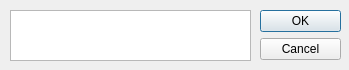
<?xml version="1.0" encoding="UTF-8"?>
<ui version="4.0">
 <class>TextDialog</class>
 <widget class="QDialog" name="TextDialog">
  <property name="geometry">
   <rect>
    <x>0</x>
    <y>0</y>
    <width>349</width>
    <height>70</height>
   </rect>
  </property>
  <property name="windowTitle">
   <string>Dialog</string>
  </property>
  <widget class="QDialogButtonBox" name="buttonBox">
   <property name="geometry">
    <rect>
     <x>260</x>
     <y>10</y>
     <width>81</width>
     <height>50</height>
    </rect>
   </property>
   <property name="orientation">
    <enum>Qt::Vertical</enum>
   </property>
   <property name="standardButtons">
    <set>QDialogButtonBox::Cancel|QDialogButtonBox::Ok</set>
   </property>
  </widget>
  <widget class="QTextEdit" name="answerText">
   <property name="geometry">
    <rect>
     <x>10</x>
     <y>10</y>
     <width>241</width>
     <height>51</height>
    </rect>
   </property>
  </widget>
 </widget>
 <resources/>
 <connections>
  <connection>
   <sender>buttonBox</sender>
   <signal>accepted()</signal>
   <receiver>TextDialog</receiver>
   <slot>accept()</slot>
   <hints>
    <hint type="sourcelabel">
     <x>248</x>
     <y>254</y>
    </hint>
    <hint type="destinationlabel">
     <x>157</x>
     <y>274</y>
    </hint>
   </hints>
  </connection>
  <connection>
   <sender>buttonBox</sender>
   <signal>rejected()</signal>
   <receiver>TextDialog</receiver>
   <slot>reject()</slot>
   <hints>
    <hint type="sourcelabel">
     <x>316</x>
     <y>260</y>
    </hint>
    <hint type="destinationlabel">
     <x>286</x>
     <y>274</y>
    </hint>
   </hints>
  </connection>
 </connections>
</ui>
